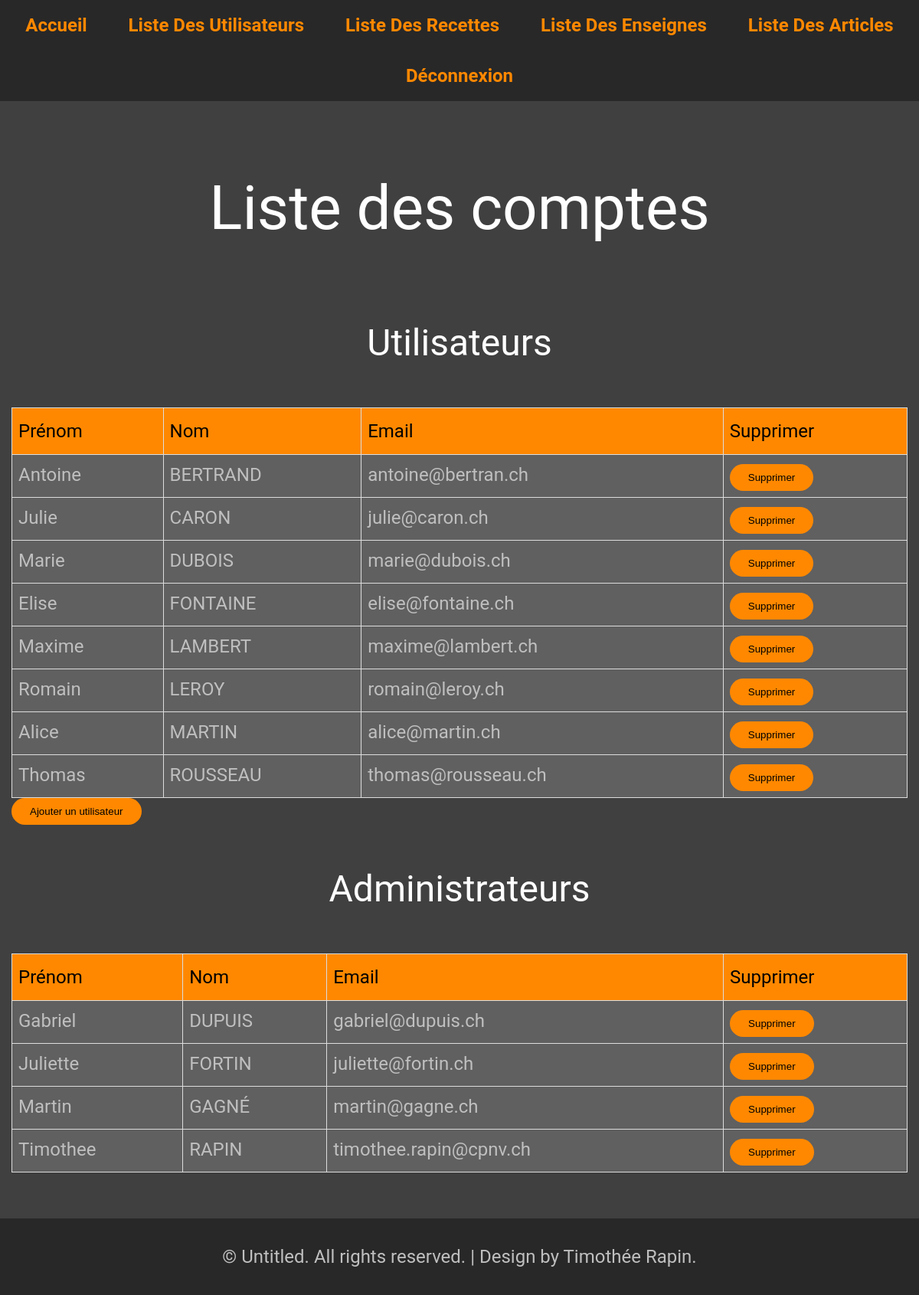
/Code/index.php?action=usersList (signed in), run on the app's committed database.
### tables this page shows
CREATE TABLE IF NOT EXISTS `accounts` (
  `id` INT NOT NULL AUTO_INCREMENT,
  `firstName` VARCHAR(50) NOT NULL,
  `lastName` VARCHAR(50) NOT NULL,
  `email` VARCHAR(254) NOT NULL,
  `password` VARCHAR(64) NOT NULL,
  `type` ENUM('User', 'Administrator') NOT NULL,
  PRIMARY KEY (`id`),
  INDEX `UniqueUser` (`email` ASC) VISIBLE);

### Code/Controller/users.php (called while the page is built, shortened)
<?php
function usersList()
{
    require_once "Model/usersManager.php";
    $userList = getUserList();
    $users = $userList[0];
    $administrators = $userList[1];
    require_once "View/usersList.php";
}

### Code/Model/dbConnector.php (called while the page is built, shortened)
<?php
function executeQuerySelect($query)
{
    $queryResult = null;
    $dbConnexion = openDBConnexion();
    if ($dbConnexion != null) {
        $statement = $dbConnexion->prepare($query);
        $statement->execute();
        $queryResult = $statement->fetchAll();
    }
    return $queryResult;
}
function openDBConnexion()
{
    $tempDBConnexion = null;
    $sqlDriver = 'mysql';
    $hostname = 'localhost';
    $port = 3306;
    $charset = 'utf8';
    $dbName = 'gesrep_trn_TPI';
    $userName = 'gesrep_trn_TPI';
    $userPsw = '6@aP7qkR8^hn';
    $dsn = $sqlDriver . ':host=' . $hostname . ';dbname=' . $dbName . ';port=' . $port . ';charset=' . $charset;
    try {
        $tempDBConnexion = new PDO($dsn, $userName, $userPsw);
    } catch (PDOException $exception) {
        echo 'Connection failed' . $exception->getMessage();
    }
    return $tempDBConnexion;
}

### Code/Model/usersManager.php (called while the page is built, shortened)
<?php
require_once "Model/dbConnector.php";
function getUserList(){
    require_once 'Model/dbConnector.php';
    $query = "SELECT accounts.id, accounts.firstName, accounts.lastName, accounts.email FROM accounts WHERE accounts.type = 'User' ORDER BY accounts.lastName ASC";
    $queryResult = executeQuerySelect($query);
    $userList[0] = $queryResult;
    $query = "SELECT accounts.id, accounts.firstName, accounts.lastName, accounts.email FROM accounts WHERE accounts.type = 'Administrator' ORDER BY accounts.lastName ASC";
    $queryResult = executeQuerySelect($query);
    $userList[1] = $queryResult;
    return $userList;
}

### Code/View/usersList.php (the view, shortened to what this page needs)
    <main id="page" class="container">
        <h1>Liste des comptes</h1>
        <h2>Utilisateurs</h2>
        <table class="userList">
            <thead>
            <tr>
                <th>Prénom</th>
                <th>Nom</th>
                <th>Email</th>
                <th>Supprimer</th>
            </tr>
            </thead>
            <?php foreach ($users as $user): ?>
                <tr>
                    <td><?=$user['firstName']; ?></td>
                    <td><?=$user['lastName']; ?></td>
                    <td><?=$user['email']; ?></td>
                    <td>
                        <a href="index.php?action=usersDelete&id=<?=$user['id']; ?>">
                            <button>Supprimer</button>
                        </a>
                    </td>
                </tr>
            <?php endforeach; ?>
        </table>
        <a href="index.php?action=usersAdd&type=User">
            <button>Ajouter un utilisateur</button>
        </a>
        <h2>Administrateurs</h2>
        <table class="userList">
            <thead>
            <tr>
                <th>Prénom</th>
                <th>Nom</th>
                <th>Email</th>
                <th>Supprimer</th>
            </tr>
            </thead>
            <?php foreach ($administrators as $administrator): ?>
                <tr>
                    <td><?=$administrator['firstName']; ?></td>
                    <td><?=$administrator['lastName']; ?></td>
                    <td><?=$administrator['email']; ?></td>
                    <td>
                        <a href="index.php?action=usersDelete&id=<?=$administrator['id']; ?>">
                            <button>Supprimer</button>
                        </a>
                    </td>
                </tr>
            <?php endforeach; ?>
        </table>
    </main>
<?php
require 'gabarit.php';
?>

### Code/View/Contents/CSS/style.css (style rules this page uses)
:root { --text-dark: #000000; --text-dark-gray: #404040; --text-light-gray: #BFBFBF; --text-light: #FFFFFF; --danger-dark: #CC0000; --danger: #FF4444; --warning-dark: #FF8800; --warning: #FFBB33; --success-dark: #007E33; --success: #00C851; --information-dark: #0099CC; --information: #33B5E5; --main-dark: #282828; --main: #404040; --main-light: #606060; --primary-dark: #AA5500; --primary: #FF8800; --primary-light: #FFAA55; --secondary-dark: #00CBCC; --secondary: #00FFFF; --secondary-light: #72FFFF; }
body { position: relative; min-height: 100vh; margin: 0; padding: 0; padding-bottom: 10rem; background: var(--main); color: var(--text-light-gray); font-family: 'Roboto', Arial, Helvetica, sans-serif; font-size: 24px; overflow-x: hidden; line-height: 1.5; }
h1 { text-align: center; font-size: 5rem; margin: 5rem; color: var(--text-light); }
h2 { text-align: center; font-size: 3rem; margin: 3rem; color: var(--text-light); }
a { color: var(--primary); }
.container { max-width: 1200px; margin: 0 auto; padding: 0 15px; }
table { border-collapse: collapse; width: 100%; background-color: var(--main-light); }
table td, table th { border: 1px solid #ddd; padding: 8px; }
table th { padding-top: 12px; padding-bottom: 12px; text-align: left; background-color: var(--primary); color: var(--text-dark); }
button { border-radius: 100px; background-color: var(--primary); color: #000000; width: fit-content; display: flex; flex-direction: column; justify-content: center; align-items: center; padding: 10px 24px; gap: 10px; }

### data on the page
accounts: firstName "Antoine", lastName "BERTRAND", email "antoine@bertran.ch"
accounts: firstName "Julie", lastName "CARON", email "julie@caron.ch"
accounts: firstName "Marie", lastName "DUBOIS", email "marie@dubois.ch"
accounts: firstName "Elise", lastName "FONTAINE", email "elise@fontaine.ch"
accounts: firstName "Maxime", lastName "LAMBERT", email "maxime@lambert.ch"
accounts: firstName "Romain", lastName "LEROY", email "romain@leroy.ch"
accounts: firstName "Alice", lastName "MARTIN", email "alice@martin.ch"
accounts: firstName "Thomas", lastName "ROUSSEAU", email "thomas@rousseau.ch"
accounts: firstName "Gabriel", lastName "DUPUIS", email "gabriel@dupuis.ch"
accounts: firstName "Juliette", lastName "FORTIN", email "juliette@fortin.ch"
accounts: firstName "Martin", lastName "GAGNÉ", email "martin@gagne.ch"
accounts: firstName "Timothee", lastName "RAPIN", email "timothee.rapin@cpnv.ch"
